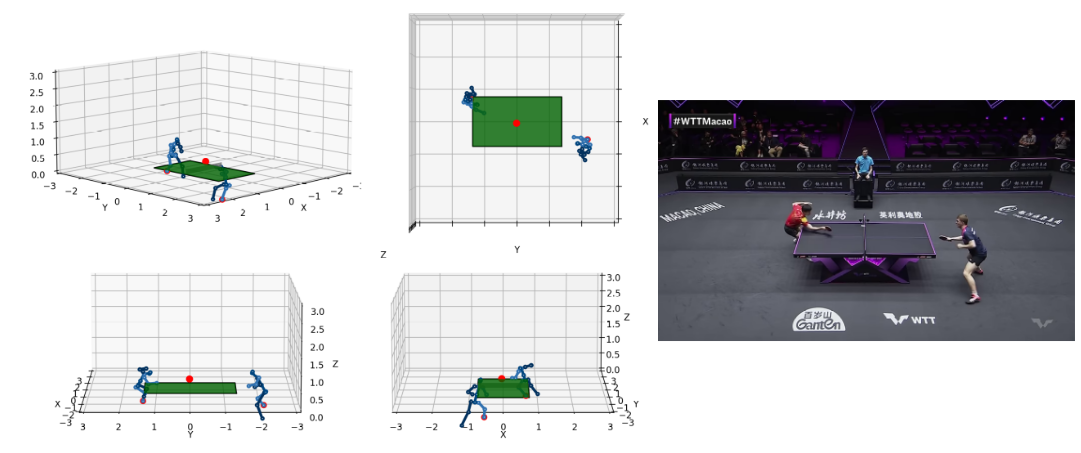
#> input picture render_landscape.png, 1081 x 453 px
$ python -i quadrilateral_bounder.py   (imports and definitions only)
#> lines starting #> are read from the running program, lines starting #| are printed output that depends on the picture; after the words box and inside, x2 and y2 are one past the last pixel; in counts of white or black regions, pixels touching at a corner belong together
"""
Fint the quadrilateral that best bounds the contour
https://citeseerx.ist.psu.edu/document?repid=rep1&type=pdf&doi=1fbd43f3827fffeb76641a9c5ab5b625eb5a75ba
"""
import cv2
import numpy as np
import matplotlib.pyplot as plt
import sympy


class QuadrilateralBounder:
    def __init__(self):
        pass

    def compute_intersection(self, p1, p2, q1, q2):
        """Compute the intersection of two lines defined by (p1, p2) and (q1, q2)."""
        A1, B1, C1 = p2[1] - p1[1], p1[0] - p2[0], p2[0] * p1[1] - p1[0] * p2[1]
        A2, B2, C2 = q2[1] - q1[1], q1[0] - q2[0], q2[0] * q1[1] - q1[0] * q2[1]
        det = A1 * B2 - A2 * B1
        if det == 0:
            return None  # Lines are parallel
        x = (B2 * C1 - B1 * C2) / det
        y = (A1 * C2 - A2 * C1) / det
        return np.array([x, y])

    def find_best_parallelogram(self, contour, n=4):
        """Finds the best-fitting convex quadrilateral parallelogram for a given contour."""

        hull = cv2.convexHull(contour)
        hull = np.array(hull).reshape((len(hull), 2))

        # to sympy land
        hull = [sympy.Point(*pt) for pt in hull]

        # run until we cut down to n vertices
        while len(hull) > n:
            best_candidate = None

            # for all edges in hull ( <edge_idx_1>, <edge_idx_2> ) ->
            for edge_idx_1 in range(len(hull)):
                edge_idx_2 = (edge_idx_1 + 1) % len(hull)

                adj_idx_1 = (edge_idx_1 - 1) % len(hull)
                adj_idx_2 = (edge_idx_1 + 2) % len(hull)

                edge_pt_1 = sympy.Point(*hull[edge_idx_1])
                edge_pt_2 = sympy.Point(*hull[edge_idx_2])
                adj_pt_1 = sympy.Point(*hull[adj_idx_1])
                adj_pt_2 = sympy.Point(*hull[adj_idx_2])

                subpoly = sympy.Polygon(adj_pt_1, edge_pt_1, edge_pt_2, adj_pt_2)
                angle1 = subpoly.angles[edge_pt_1]
                angle2 = subpoly.angles[edge_pt_2]

                # we need to first make sure that the sum of the interior angles the edge
                # makes with the two adjacent edges is more than 180°
                if sympy.N(angle1 + angle2) <= sympy.pi:
                    continue

                # find the new vertex if we delete this edge
                adj_edge_1 = sympy.Line(adj_pt_1, edge_pt_1)
                adj_edge_2 = sympy.Line(edge_pt_2, adj_pt_2)
                intersect = adj_edge_1.intersection(adj_edge_2)[0]

                # the area of the triangle we'll be adding
                area = sympy.N(sympy.Triangle(edge_pt_1, intersect, edge_pt_2).area)
                # should be the lowest
                if best_candidate and best_candidate[1] < area:
                    continue

                # delete the edge and add the intersection of adjacent edges to the hull
                better_hull = list(hull)
                better_hull[edge_idx_1] = intersect
                del better_hull[edge_idx_2]
                best_candidate = (better_hull, area)

            if not best_candidate:
                raise ValueError("Could not find the best fit n-gon!")

            hull = best_candidate[0]
            print(len(hull))

        # back to python land
        hull = [(int(x), int(y)) for x, y in hull]

        return np.array(hull).astype(int)

    def process_image(self, img):
        _, thresh = cv2.threshold(img, 150, 255, cv2.THRESH_BINARY)
        # plt.imshow(thresh)
        # plt.show()
        contours, _ = cv2.findContours(
            thresh, cv2.RETR_EXTERNAL, cv2.CHAIN_APPROX_SIMPLE
        )
        print(contours)
        contour = max(contours, key=cv2.contourArea)  # Get the largest contour
        return self.find_best_parallelogram(contour)

    def draw_parallelogram(self, img, quad):
        cv2.polylines(img, [quad], isClosed=True, color=(0, 255, 0), thickness=2)
        cv2.imshow("Best-Fit Parallelogram", img)
        while True:
            if cv2.waitKey(1) & 0xFF == ord("q"):
                cv2.destroyAllWindows()
                break


# Example usage
image_path = "/home/gossard/Pictures/parallelogram.png"
bounder = QuadrilateralBounder()
# bounder.draw_parallelogram()

>>> import cv2
>>> picture = cv2.imread('../../render_landscape.png', cv2.IMREAD_GRAYSCALE)
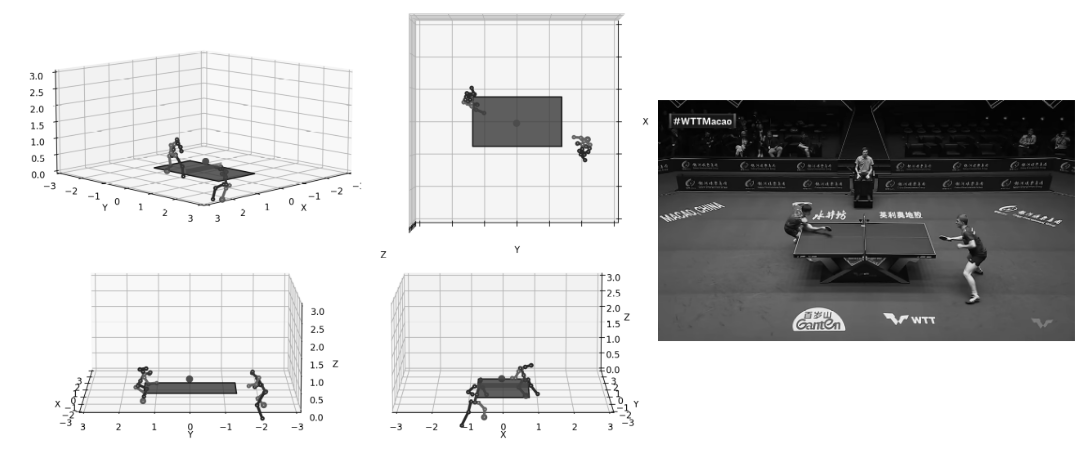
#> picture: shape (453, 1081); min 1, max 255, mean 206
>>> result = QuadrilateralBounder().process_image(picture)
#> in process_image, `_, thresh = cv2.threshold(img, 150, 255, cv2.THRESH_BINARY)`:
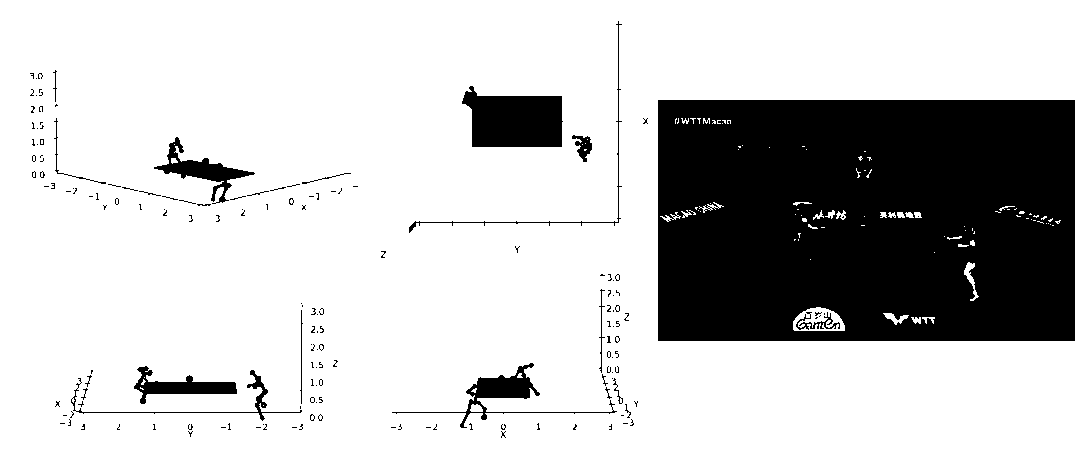
#> thresh: shape (453, 1081); 77.3% white; 166 black regions (143 under 20 px), largest, box (x1, y1, x2, y2) and area: (658, 100, 1075, 341) 98070, (462, 86, 563, 147) 4754, (392, 363, 617, 428) 1763
#> in process_image, `contours, _ = cv2.findContours( thresh, cv2.RETR_EXTERNAL, cv2.CHAIN_A..`: contours = [[[0, 0], [0, 452], [1080, 452], [1080, 0]]]
#| [array([[[   0,    0]],
#|        [[   0,  452]],
#|        [[1080,  452]],
#|        [[1080,    0]]], dtype=int32)]
#> in process_image, `contour = max(contours, key=cv2.contourArea)`: contour = [[0, 0], [0, 452], [1080, 452], [1080, 0]]
#> in find_best_parallelogram, `hull = cv2.convexHull(contour)`: hull = [[1080, 0], [1080, 452], [0, 452], [0, 0]]
#> in find_best_parallelogram, `hull = [sympy.Point(*pt) for pt in hull]`: hull = 4 items
#> in find_best_parallelogram, `hull = [(int(x), int(y)) for x, y in hull]`: hull = [(1080, 0), (1080, 452), (0, 452), (0, 0)]
#> result = [[1080, 0], [1080, 452], [0, 452], [0, 0]]
